Frame 1 (no input): blank canvas, image omitted
Frame 60 (the mouse pressed at the canvas centre just before this capture): blank canvas, image omitted
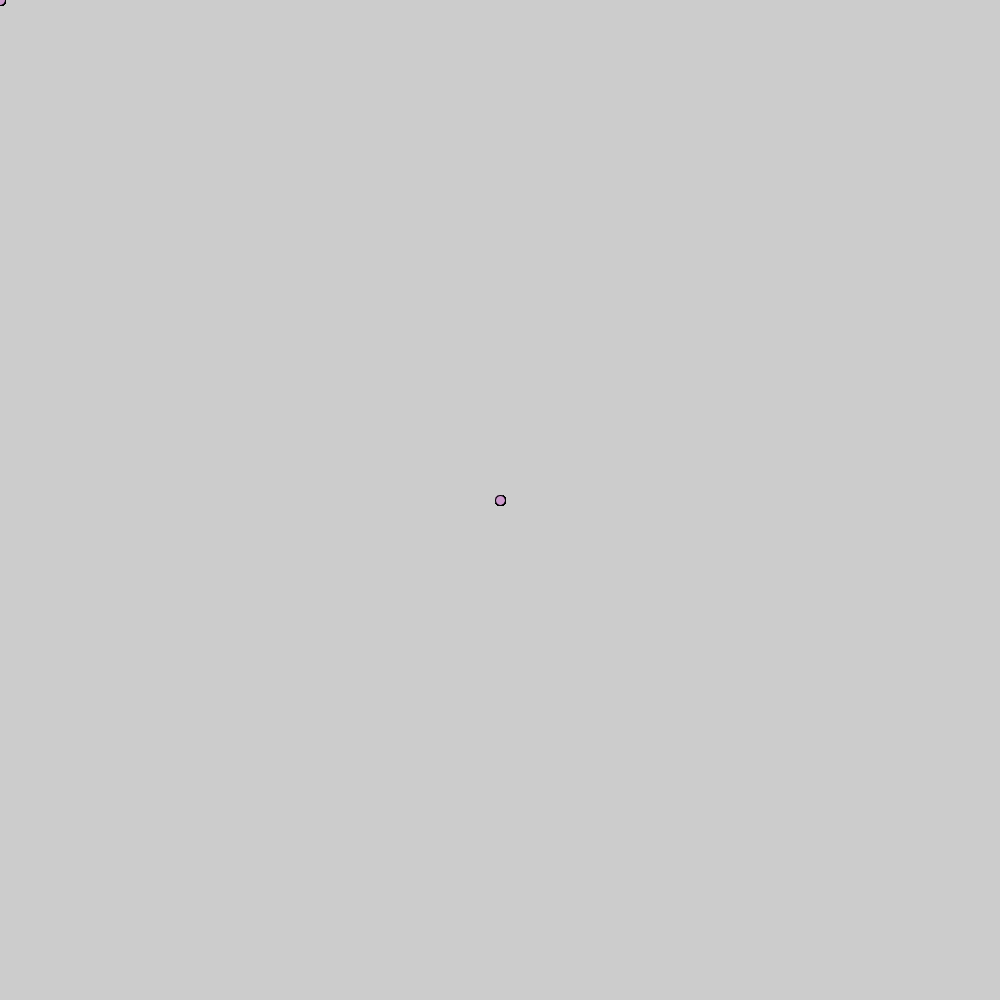
Frame 120 (the mouse held since frame 60 and released just before this capture)

The Processing sketch whose frames 1 and 60 were blank and that drew this single picture after the mouse press (run headless with seeded random() and noise(); from frame 60 on, the mouse is pressed at the canvas centre):

// Processing sketch: processing_159245
// ── processing_159245.pde

int perro=1000;
void setup(){
size(1000,1000);
}
void draw(){
ellipse(mouseX,mouseY,10,10);
fill(#CC99CC);
}
